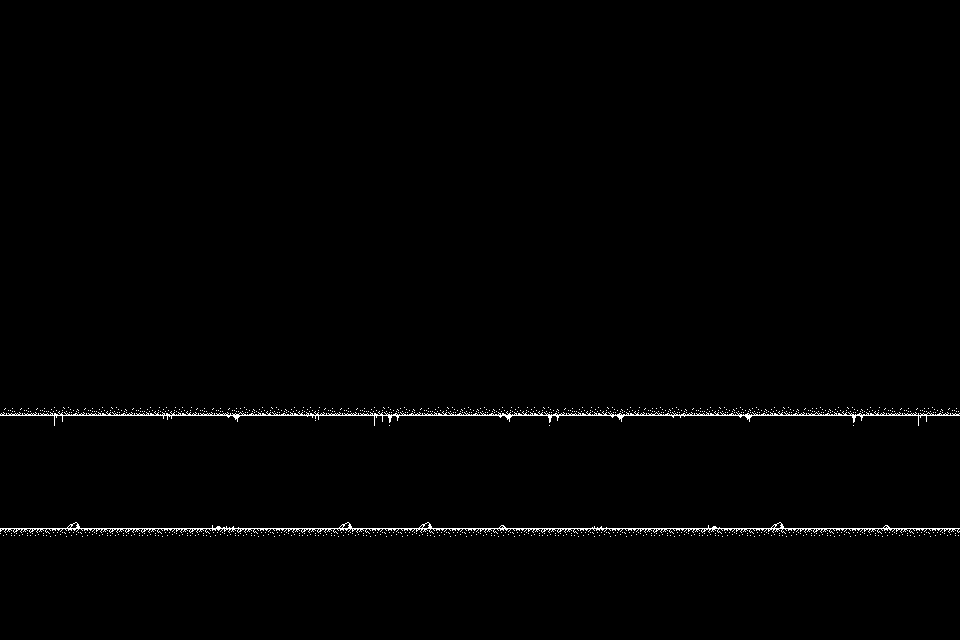

Below is a game level as drawn by its tile map, then a one-line description and the .tmx that defines it (tile-layer data replaced by summaries):
An orthogonal 60x40 tile map with 16x16 px tiles, 2 tile layers (Background, Playground) and 1 object (Spawn).

<map version="1.2" tiledversion="1.2.1" orientation="orthogonal" renderorder="right-down" width="60" height="40" tilewidth="16" tileheight="16" infinite="0" nextlayerid="8" nextobjectid="2">
 <tileset firstgid="1" name="BW-tiles-full" tilewidth="16" tileheight="16" tilecount="160" columns="10">
  <image source="../tilesets/BW-tiles-full.png" width="160" height="256" />
  <tile id="7">
   <properties>
    <property name="collides" type="bool" value="true" />
   </properties>
  </tile>
  <tile id="8">
   <properties>
    <property name="collides" type="bool" value="true" />
   </properties>
  </tile>
  <tile id="9">
   <properties>
    <property name="collides" type="bool" value="true" />
   </properties>
  </tile>
  <tile id="10">
   <properties>
    <property name="collides" type="bool" value="true" />
   </properties>
  </tile>
  <tile id="11">
   <properties>
    <property name="collides" type="bool" value="true" />
   </properties>
  </tile>
  <tile id="12">
   <properties>
    <property name="collides" type="bool" value="true" />
   </properties>
  </tile>
  <tile id="13">
   <properties>
    <property name="collides" type="bool" value="true" />
   </properties>
  </tile>
  <tile id="15">
   <properties>
    <property name="collides" type="bool" value="true" />
   </properties>
  </tile>
  <tile id="16">
   <properties>
    <property name="collides" type="bool" value="true" />
   </properties>
  </tile>
  <tile id="21">
   <properties>
    <property name="collides" type="bool" value="true" />
   </properties>
  </tile>
  <tile id="22">
   <properties>
    <property name="collides" type="bool" value="true" />
   </properties>
  </tile>
  <tile id="25">
   <properties>
    <property name="collides" type="bool" value="true" />
   </properties>
  </tile>
  <tile id="26">
   <properties>
    <property name="collides" type="bool" value="true" />
   </properties>
  </tile>
  <tile id="37">
   <properties>
    <property name="collides" type="bool" value="true" />
   </properties>
  </tile>
  <tile id="39">
   <properties>
    <property name="collides" type="bool" value="true" />
   </properties>
  </tile>
  <tile id="66">
   <properties>
    <property name="collides" type="bool" value="true" />
   </properties>
  </tile>
  <tile id="67">
   <properties>
    <property name="collides" type="bool" value="true" />
   </properties>
  </tile>
  <tile id="68">
   <properties>
    <property name="collides" type="bool" value="true" />
   </properties>
  </tile>
  <tile id="75">
   <properties>
    <property name="collides" type="bool" value="true" />
   </properties>
  </tile>
  <tile id="79">
   <properties>
    <property name="collides" type="bool" value="true" />
   </properties>
  </tile>
  <tile id="85">
   <properties>
    <property name="collides" type="bool" value="true" />
   </properties>
  </tile>
  <tile id="88">
   <properties>
    <property name="collides" type="bool" value="true" />
   </properties>
  </tile>
  <tile id="96">
   <properties>
    <property name="collides" type="bool" value="true" />
   </properties>
  </tile>
  <tile id="97">
   <properties>
    <property name="collides" type="bool" value="true" />
   </properties>
  </tile>
  <tile id="98">
   <properties>
    <property name="collides" type="bool" value="true" />
   </properties>
  </tile>
 </tileset>
 <layer id="6" name="Background" width="60" height="40">
  <data>[2400 cells, 2400 non-empty, 1 distinct tile ids]</data>
 </layer>
 <layer id="7" name="Playground" width="60" height="40">
  <data>[2400 cells, 143 non-empty, 15 distinct tile ids]</data>
 </layer>
 <objectgroup id="5" name="spawnpoint">
  <object id="1" name="Spawn" x="924.589" y="506.4">
   <point />
  </object>
 </objectgroup>
</map>